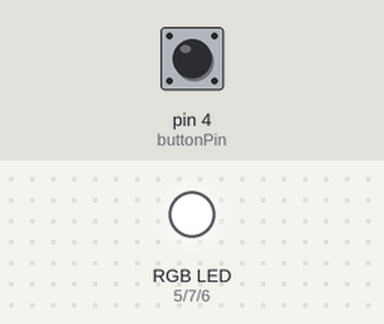
Bench run of a sketch on a simulated Arduino Uno, built with avr-gcc and run on an emulated ATmega328P. Shown: an RGB LED mixed from three pins (HIGH = lit). The inputs (shaded band) are chosen by the test bench; at power-on: pin 4 (buttonPin) HIGH.

Above: at 1.2 s.
1.3 s: pin 4 (buttonPin) pulled LOW for 0.15 s
At 2.3 s:
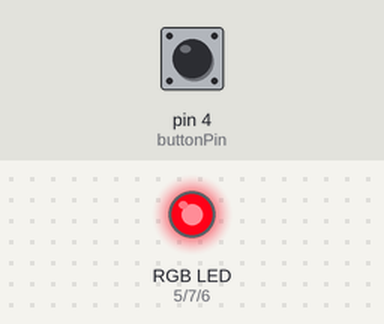
2.9 s: pin 4 (buttonPin) pulled LOW for 1 s
At 3.5 s:
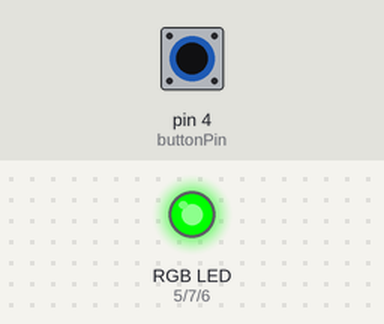
5.4 s: pin 4 (buttonPin) pulled LOW for 0.15 s
At 6.6 s:
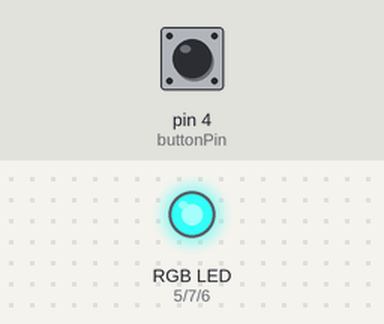
7.0 s: pin 4 (buttonPin) pulled LOW for 3.2 s
At 7.8 s:
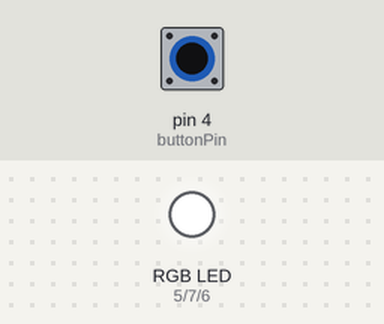
11.7 s: pin 4 (buttonPin) pulled LOW for 0.15 s
At 12.6 s:
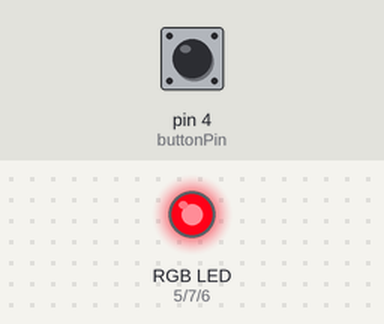
Timing chart, 0 to 14.3 s (numbered marks = the images above; inputs shaded):
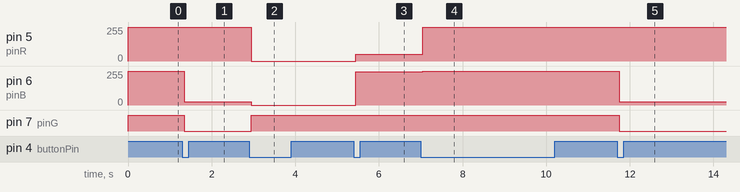

Measured:
- after the input at 1.3 s, pin 6 (pinB): 255/255 → 24/255 after 0.05 s; pin 7 (pinG): HIGH → LOW after 0.05 s
- after the input at 2.9 s, pin 5 (pinR): 255/255 → 0/255 after 0.05 s; pin 6 (pinB): 24/255 → 0/255 after 0.05 s; pin 7 (pinG): LOW → HIGH after 0.05 s
- after the input at 5.4 s, pin 5 (pinR): 0/255 → 50/255 after 0.05 s; pin 6 (pinB): 0/255 → 248/255 after 0.05 s
- after the input at 7.0 s, pin 5 (pinR): 50/255 → 255/255 after 0.05 s; pin 6 (pinB): 248/255 → 255/255 after 0.05 s
- after the input at 11.7 s, pin 6 (pinB): 255/255 → 24/255 after 0.05 s; pin 7 (pinG): HIGH → LOW after 0.05 s

The sketch:

lantern.ino
```cpp
const int buttonPin = 4;
const int pinR = 5;
const int pinG = 7;
const int pinB = 6;

int lastButtonState = HIGH;
unsigned long lastDebounceTime = 0;
const unsigned long debounceDelay = 50;

int colorIndex = 0;

void setup() {
  pinMode(buttonPin, INPUT_PULLUP);
  pinMode(pinR, OUTPUT);
  pinMode(pinG, OUTPUT);
  pinMode(pinB, OUTPUT);

  setColor(colorIndex);
}

void loop() {
  int reading = digitalRead(buttonPin);

  if (reading != lastButtonState) {
    lastDebounceTime = millis();
  }

  if ((millis() - lastDebounceTime) > debounceDelay) {
    static int stableState = HIGH;
    if (reading != stableState) {
      stableState = reading;
      if (stableState == LOW) {
        colorIndex++;
        if (colorIndex > 3) colorIndex = 0;
        setColor(colorIndex);
      }
    }
  }

  lastButtonState = reading;
}

void setColor(int idx) {
  switch (idx) {
    case 0: // 白
      analogWrite(pinR, 255);
      analogWrite(pinG, 255);
      analogWrite(pinB, 255);
      break;
    case 1: // 藍色
      analogWrite(pinR, 255);
      analogWrite(pinG, 100);
      analogWrite(pinB, 24);
      break;
    case 2: // 綠色
      analogWrite(pinR, 0);
      analogWrite(pinG, 255);
      analogWrite(pinB, 0);
      break;
    case 3: // 粉紅色
      analogWrite(pinR, 50);
      analogWrite(pinG, 150);
      analogWrite(pinB, 248);
      break;
    default:
      analogWrite(pinR, 255);
      analogWrite(pinG, 255);
      analogWrite(pinB, 255);
      break;
  }
}
```
